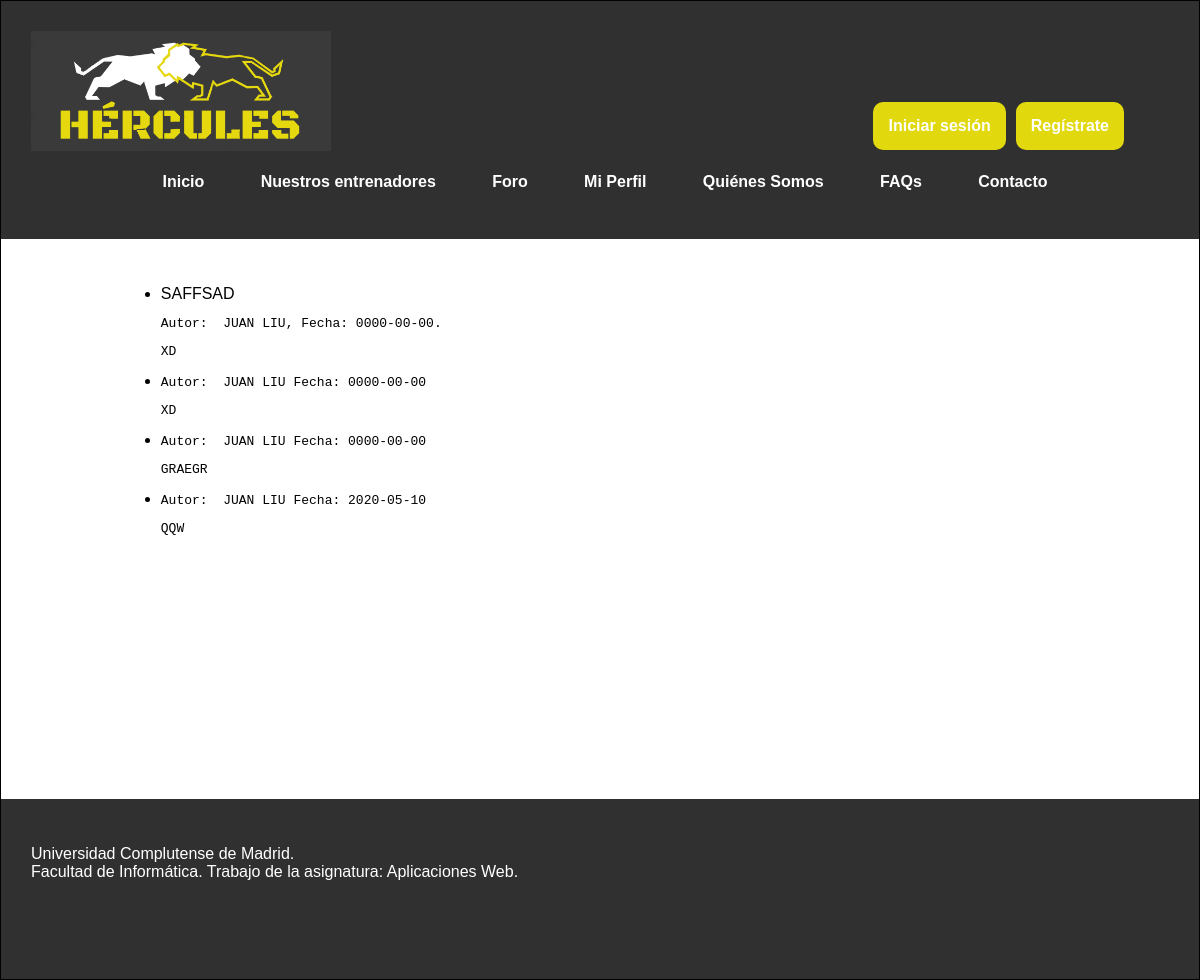
/mensaje.php?id_msg=0, run on an earlier commit of the app's database.
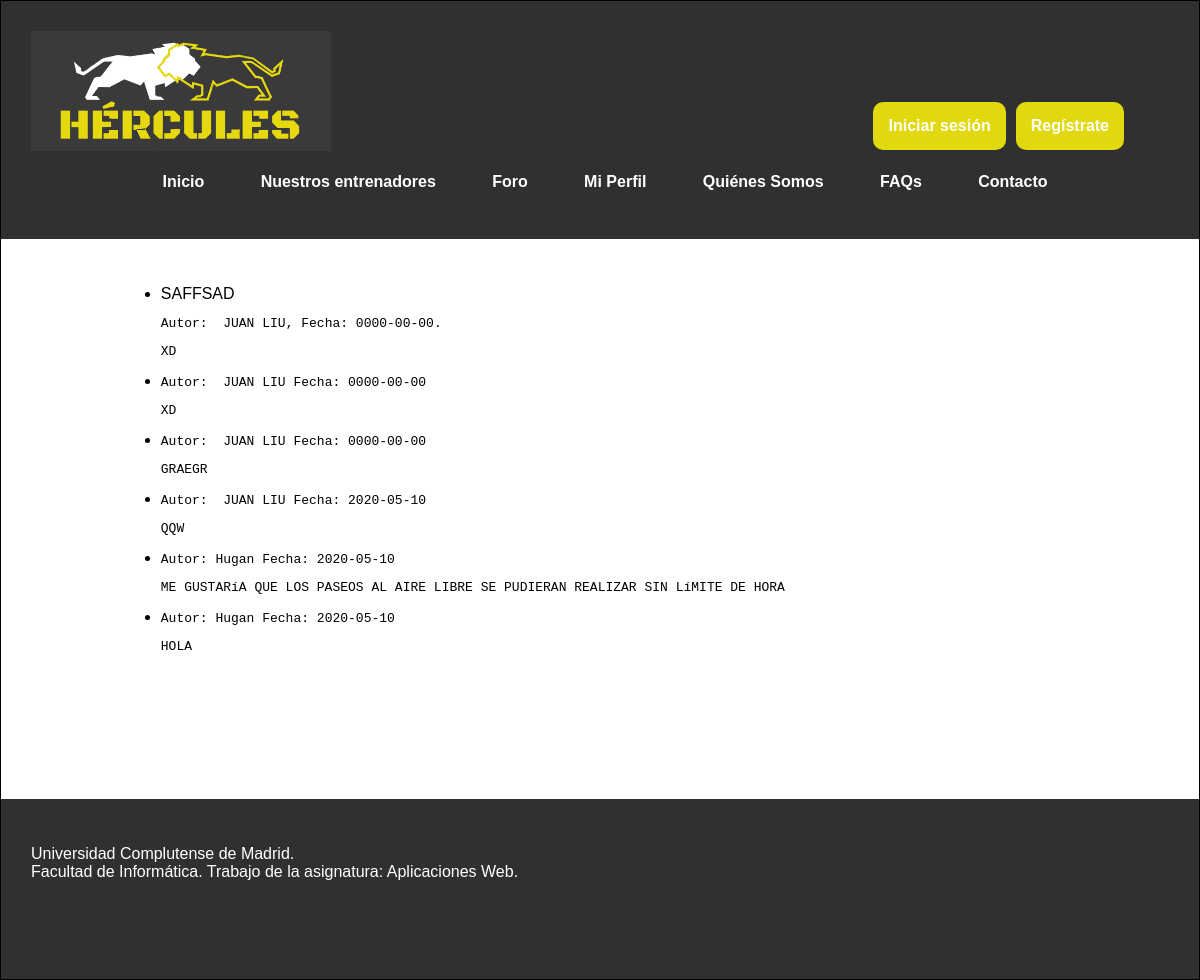
And on a later commit of the database.
### tables this page shows
CREATE TABLE `foro` (
  `id` int(10) NOT NULL,
  `autor` varchar(10) NOT NULL,
  `mensaje` varchar(500) NOT NULL,
  `fecha` date NOT NULL DEFAULT current_timestamp(),
  `respuestas` int(4) NOT NULL,
  `id_r` int(10) NOT NULL,
  `tema` varchar(50) NOT NULL
);

### includes/DAOs/DAO.php (called while the page is built, shortened)
<?php
class DAO {
    private $servername = "localhost";
    private $username = "hercules";
    private $password = "iG8hC62acnPrvIeU";
    private $dbname = "hercules";
    private $mysqli = null;
    public function __construct(){
        if(!$this->mysqli){
            $this->mysqli = new mysqli($this->servername, $this->username, $this->password, $this->dbname);
        }
    }
    protected function consultarv2($sql){
        if ($sql != "") {
            $consulta = $this->mysqli->query($sql) or die ($this->mysqli->error. " en la linea ".(__LINE__-1));
            $tablaDatos = array();
            if (substr($sql, 0, 6) == "SELECT") {
                if ($consulta) {
                    while ($fila = mysqli_fetch_assoc($consulta)){
                        array_push($tablaDatos, $fila);
                    }
                }
            }
            return $tablaDatos;
        }
        else {
            return 0;
        }
    }
    protected function consultar($sql){
        return $this->mysqli->query($sql);
    }
}

### includes/controller.php (called while the page is built, shortened)
<?php
require_once(__DIR__ . '/DAOs/entrenamientoDAO.php');
require_once(__DIR__ . '/DAOs/foroDAO.php');
class controller{
    private $foroDAO;
    private static $instance = null;
    public function __construct(){
        $this->foroDAO = new foroDAO();
    }
     public static function getInstance() {
        if (null === self::$instance) {
            self::$instance = new self();
        }
        return self::$instance;
    }
    public function mostrarMensaje($id)
    {
        return $this->foroDAO->mostrarContenidoMensaje($id);
    }
    public function mostrarRespuestas($id_tema)
    {
        return $this->foroDAO->mostrarRespuestasMensaje($id_tema);
    }
}

### includes/config.php (called while the page is built, shortened)
<?php
require_once __DIR__.'/controller.php';
$ctrl = controller::getInstance();

### includes/DAOs/foroDAO.php (called while the page is built, shortened)
<?php
require_once(__DIR__.'/DAO.php');
class foroDAO extends DAO
{
    public function mostrarContenidoMensaje($id){
        $query = "SELECT autor, mensaje, fecha, respuestas, tema FROM foro WHERE id = ".$id."";
        $consulta = $this->consultarv2($query);
        return $consulta;
    }
    public function mostrarRespuestasMensaje($id_tema){
        $query = "SELECT autor, fecha, mensaje FROM foro WHERE id_r = '".$id_tema."'";
        return $this->consultar($query);
    }
}

### mensaje.php (the view, shortened to what this page needs)
<?php
require_once 'includes/config.php';
?>
<!DOCTYPE html>
<html>
<head>
	<link rel="stylesheet" type="text/css" href="includes/css/estilo.css" />
</head>
<body>
<div id="contenedor">
	<?php
		require('includes/comun/cabecera.php');
	?>
	<div id="contenido">
		<?php
		$id_mesg = $_GET['id_msg'];
		$fila = $ctrl->mostrarMensaje($id_mesg);
		$i = 0;
		echo "<ul>";
		echo "<li>".$fila[$i]['tema']." <pre>Autor: ".$fila[$i]['autor'].", Fecha: ".$fila[$i]['fecha'].".</pre>";
		echo "<pre>".$fila[$i]['mensaje']."</pre> </li>";
		$resp = $ctrl->mostrarRespuestas($id_mesg);
		if ($resp) {
		    while ($fila = mysqli_fetch_assoc($resp)){
		        echo "<li><pre>Autor: ".$fila['autor']." Fecha: ".$fila['fecha']."</pre>";
		        echo "<pre>".$fila['mensaje']."</pre></li>";
		    }
		    echo"</ul>";
		}
		else{
		    echo "<p>No hay respuestas...</p>";
		}
		?>
	</div>
	<?php
		require('includes/comun/pie.php');
	?>
</div>
</body>
</html>

What changed in the data, as far as the page shows it:
added foro: autor "Hugan", fecha "2020-05-10", mensaje "ME GUSTARíA QUE LOS PASEOS AL AIRE LIBRE SE PUDIERAN REALIZAR SIN LíMITE DE HORA"
added foro: autor "Hugan", fecha "2020-05-10", mensaje "HOLA"
